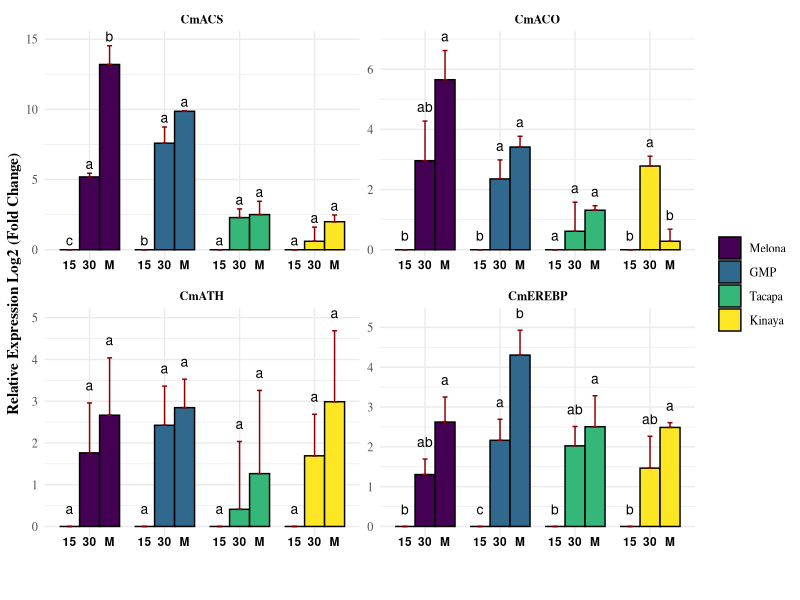

R code for this plot:
# -------------------- Gene Expression Data Visualization ---------------------
# Nested Bar Chart showing the relative expression of each gene in th Y-axis
# between different developmental stage for each cultivar (shown in X-axis). 
# The Bar Chart is then annotated with CLD (compact letter display) to show the
# significance between groups (developmental stage).  

library(tidyverse)
library(multcompView)
library(patchwork)

# -- Step 1. Data Loading -----------------------------------------------------

# Fold Change Data
tidy_fc <- read_csv("results/tables/ddcq_per_biorep.csv") |> 
  mutate(
    cultivar = str_to_lower(cultivar),
    log2_fc = log2(fold_change),
    stage    = factor(stage, levels = c("15", "30", "M"))
  )

# -- Step 2: Derive CLD from Tukey pairwise results ---------------------------
library(multcompView)

cld_letter <- tidy_fc |>
  group_by(cultivar, gene) |>
  group_modify(function(df, keys) {
    aov_fit     <- aov(log2_fc ~ stage, data = df)         
    tukey       <- TukeyHSD(aov_fit)
    p_vec       <- tukey$stage[, "p adj"]
    cld_letters <- multcompLetters(p_vec)$Letters
    tibble(stage = names(cld_letters), cld_letters = cld_letters) 
  }) |>
  ungroup()

# -- Step 3: Build the summary df and join CLD labels -------------------------

plot_df <- tidy_fc |>
  group_by(cultivar, stage, gene) |>
  summarize(
    mean_fc = mean(log2_fc),
    sem     = sd(log2_fc)/sqrt(3),
    .groups = "drop"
  ) |>
  left_join(cld_letter, by = c("cultivar", "stage", "gene")) |> 
  mutate(cultivar = case_when(
    cultivar == "gmp" ~ "GMP",
    cultivar == "tacapa" ~ "Tacapa",
    cultivar == "kinaya" ~ "Kinaya",
    cultivar == "melona" ~ "Melona"
  ))

# -- Step 4: Plot with geom_text annotation -----------------------------------
log2_fc_plot <- plot_df |>
  mutate(
    cultivar = factor(cultivar, levels = c("Melona", "GMP", "Tacapa", "Kinaya")),
    gene  = factor(gene, levels = c("CmACS", "CmACO", "CmATH", "CmEREBP")
    )
  ) |> 
  ggplot(aes(
    x     = cultivar,
    y     = mean_fc,
    group = stage,
    fill  = cultivar
  )) +
  facet_wrap(~ gene, scales = "free") +
  geom_col(position = "dodge", color = "black", width = 0.8) +
  geom_errorbar(
    aes(ymin = mean_fc, ymax = mean_fc + sem),
    position = position_dodge(0.8),
    width    = 0.2,
    color    = "darkred"
  ) +
  # CLD letters above error bars
  geom_text(
    aes(
      y     = mean_fc + sem + 0.30,
      label = cld_letters,
      group = stage
    ),
    position = position_dodge(0.8),
    size     = 3.5,
    vjust    = 0
  ) +
  # Stage labels below the x-axis
  geom_text(
    aes(
      y     = -Inf,
      label = stage,
      group = stage
    ),
    position = position_dodge(0.8),
    size     = 3,
    vjust    = 1,          # pushes text below the axis line
    color    = "black",
    fontface = "bold"
  ) +
  scale_fill_viridis_d()+
  # scale_fill_brewer(palette = "Set1") +
  coord_cartesian(clip = "off") +   # allows text to render outside plot area
  theme_minimal(base_family = "serif") +
  theme(
    axis.title.y = element_text(colour = "black", face = "bold"),
    legend.title = element_blank(),
    text         = element_text(colour = "black"),
    strip.text   = element_text(colour = "black", face = "bold"), # bold the text per plot within the facet_wrap()
    plot.margin  = margin(t = 5, r = 5, b = 30, l = 5),   # extra bottom margin for stage labels
    axis.text.x = element_blank(),
    panel.spacing.y = unit(0.5, "cm")     # add spacing per plot panel
  ) +
  ylab("Relative Expression Log2 (Fold Change)") +
  xlab("") -> log2_fc_plot

# -- Saving The Plot ----------------------------------------------------------
dir.create("results/figures/", recursive = TRUE, showWarnings = FALSE)
ggsave(
  plot = log2_fc_plot,
  filename = "results/figures/log2_fold-change.png",
  create.dir = TRUE,
  dpi = 300,
  units = "mm",
  width = 174,
  height = 140)
